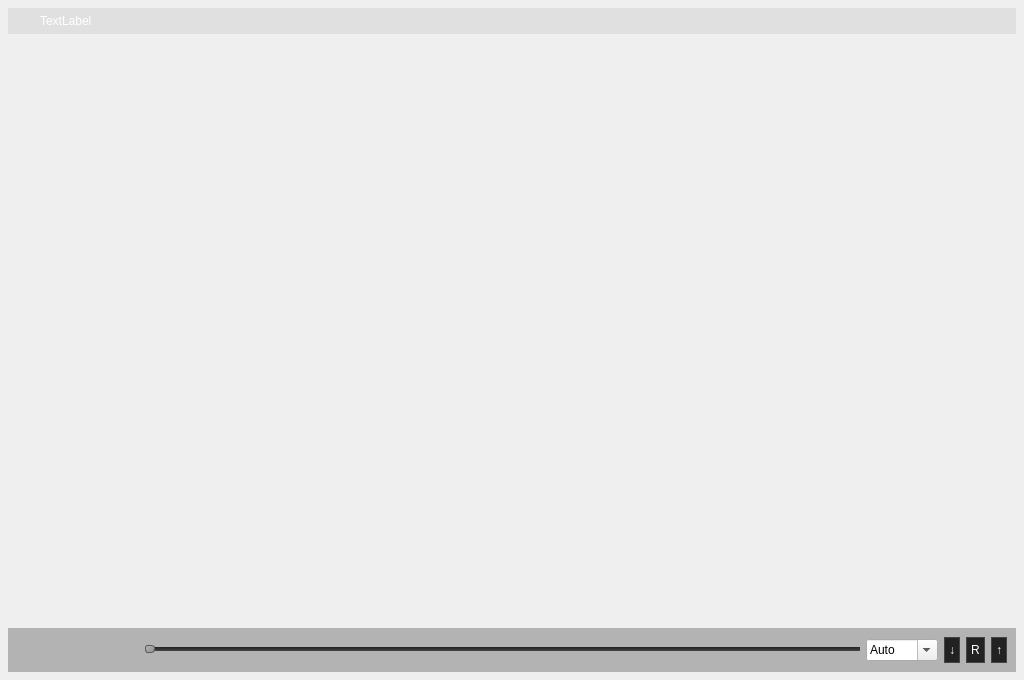
<?xml version="1.0" encoding="UTF-8"?>
<ui version="4.0">
 <class>MainWindow</class>
 <widget class="QMainWindow" name="MainWindow">
  <property name="geometry">
   <rect>
    <x>0</x>
    <y>0</y>
    <width>1024</width>
    <height>680</height>
   </rect>
  </property>
  <property name="minimumSize">
   <size>
    <width>800</width>
    <height>680</height>
   </size>
  </property>
  <property name="mouseTracking">
   <bool>true</bool>
  </property>
  <property name="windowTitle">
   <string>MainWindow</string>
  </property>
  <property name="styleSheet">
   <string notr="true">*{
    font: 9pt &quot;微软雅黑&quot;;
}
#widgetTitle{
    background-color: rgba(0, 0, 0, 16);
}
#widgetPlayBar{
    background-color: rgba(0, 0, 0, 64);
}
QLabel
{
    color: #FFFFFF;
}
/* === QPushButton === */
QPushButton {
    border: 1px solid #444444;
    padding: 4px;
    color: #FFFFFF;
    background-color: #222222;
}
 
QPushButton:hover {
    background-color: #333333;
    border-color: #444444;
}
 
QPushButton:pressed {
    background-color: #111111;
    border-color: #333333;
    color: yellow;
}
 
QPushButton:disabled {
    color: #333333;
}
</string>
  </property>
  <widget class="QWidget" name="centralWidget">
   <layout class="QVBoxLayout" name="verticalLayout">
    <property name="spacing">
     <number>0</number>
    </property>
    <property name="leftMargin">
     <number>8</number>
    </property>
    <property name="topMargin">
     <number>8</number>
    </property>
    <property name="rightMargin">
     <number>8</number>
    </property>
    <property name="bottomMargin">
     <number>8</number>
    </property>
    <item>
     <widget class="QTabLineGLWidget" name="widgetPlayer" native="true">
      <layout class="QVBoxLayout" name="verticalLayout_2">
       <property name="leftMargin">
        <number>0</number>
       </property>
       <property name="topMargin">
        <number>0</number>
       </property>
       <property name="rightMargin">
        <number>0</number>
       </property>
       <property name="bottomMargin">
        <number>0</number>
       </property>
       <item>
        <widget class="QWidget" name="widgetTitle" native="true">
         <property name="sizePolicy">
          <sizepolicy hsizetype="Expanding" vsizetype="Preferred">
           <horstretch>0</horstretch>
           <verstretch>0</verstretch>
          </sizepolicy>
         </property>
         <property name="maximumSize">
          <size>
           <width>16777215</width>
           <height>32</height>
          </size>
         </property>
         <layout class="QHBoxLayout" name="horizontalLayout">
          <property name="spacing">
           <number>0</number>
          </property>
          <property name="leftMargin">
           <number>0</number>
          </property>
          <property name="topMargin">
           <number>0</number>
          </property>
          <property name="rightMargin">
           <number>0</number>
          </property>
          <property name="bottomMargin">
           <number>0</number>
          </property>
          <item>
           <widget class="QLabel" name="labelTitle">
            <property name="sizePolicy">
             <sizepolicy hsizetype="Expanding" vsizetype="Preferred">
              <horstretch>0</horstretch>
              <verstretch>0</verstretch>
             </sizepolicy>
            </property>
            <property name="styleSheet">
             <string notr="true">background-image: url(:/image/resource/image/logo_26.png);
background-repeat: no;</string>
            </property>
            <property name="text">
             <string>TextLabel</string>
            </property>
            <property name="indent">
             <number>32</number>
            </property>
           </widget>
          </item>
          <item>
           <widget class="QPushButton" name="pushButtonMin">
            <property name="minimumSize">
             <size>
              <width>26</width>
              <height>26</height>
             </size>
            </property>
            <property name="maximumSize">
             <size>
              <width>26</width>
              <height>26</height>
             </size>
            </property>
            <property name="styleSheet">
             <string notr="true">QPushButton {
    border: 0px;
    width: 26px;
	background-color: rgba(255, 255, 255, 0);
	border-image: url(:/image/resource/image/btn_min.png) 0 52 0 0;
}
 
QPushButton:hover {
	background-color: rgba(255, 255, 255, 0);
	border-image: url(:/image/resource/image/btn_min.png) 0 26 0 26;
}
 
QPushButton:pressed {
	background-color: rgba(255, 255, 255, 0);
	border-image: url(:/image/resource/image/btn_min.png) 0 0 0 52;
}
 
QPushButton:disabled {
	background-color: rgba(255, 255, 255, 0);
}
</string>
            </property>
            <property name="text">
             <string/>
            </property>
           </widget>
          </item>
          <item>
           <widget class="QPushButton" name="pushButtonMax">
            <property name="minimumSize">
             <size>
              <width>26</width>
              <height>26</height>
             </size>
            </property>
            <property name="maximumSize">
             <size>
              <width>26</width>
              <height>26</height>
             </size>
            </property>
            <property name="styleSheet">
             <string notr="true">QPushButton {
    border: 0px;
    width: 26px;
	background-color: rgba(255, 255, 255, 0);
	border-image: url(:/image/resource/image/btn_max.png) 0 52 0 0;
}
 
QPushButton:hover {
	background-color: rgba(255, 255, 255, 0);
	border-image: url(:/image/resource/image/btn_max.png) 0 26 0 26;
}
 
QPushButton:pressed {
	background-color: rgba(255, 255, 255, 0);
	border-image: url(:/image/resource/image/btn_max.png) 0 0 0 52;
}
 
QPushButton:disabled {
	background-color: rgba(255, 255, 255, 0);
}
</string>
            </property>
            <property name="text">
             <string/>
            </property>
           </widget>
          </item>
          <item>
           <widget class="QPushButton" name="pushButtonClose">
            <property name="minimumSize">
             <size>
              <width>26</width>
              <height>26</height>
             </size>
            </property>
            <property name="maximumSize">
             <size>
              <width>26</width>
              <height>26</height>
             </size>
            </property>
            <property name="styleSheet">
             <string notr="true">QPushButton {
    border: 0px;
    width: 26px;
	background-color: rgba(255, 255, 255, 0);
	border-image: url(:/image/resource/image/btn_close.png) 0 52 0 0;
}
 
QPushButton:hover {
	background-color: rgba(255, 255, 255, 0);
	border-image: url(:/image/resource/image/btn_close.png) 0 26 0 26;
}
 
QPushButton:pressed {
	background-color: rgba(255, 255, 255, 0);
	border-image: url(:/image/resource/image/btn_close.png) 0 0 0 52;
}
 
QPushButton:disabled {
	background-color: rgba(255, 255, 255, 0);
}
</string>
            </property>
            <property name="text">
             <string/>
            </property>
           </widget>
          </item>
         </layout>
        </widget>
       </item>
       <item>
        <spacer name="verticalSpacer">
         <property name="orientation">
          <enum>Qt::Vertical</enum>
         </property>
         <property name="sizeHint" stdset="0">
          <size>
           <width>20</width>
           <height>50</height>
          </size>
         </property>
        </spacer>
       </item>
       <item>
        <widget class="QWidget" name="widgetPlayBar" native="true">
         <property name="sizePolicy">
          <sizepolicy hsizetype="Expanding" vsizetype="Preferred">
           <horstretch>0</horstretch>
           <verstretch>0</verstretch>
          </sizepolicy>
         </property>
         <property name="styleSheet">
          <string notr="true">#widgetPlayBar{
background-color: rgba(0, 0, 0, 64);
}</string>
         </property>
         <layout class="QHBoxLayout" name="horizontalLayout_3">
          <property name="leftMargin">
           <number>9</number>
          </property>
          <property name="topMargin">
           <number>9</number>
          </property>
          <property name="rightMargin">
           <number>9</number>
          </property>
          <property name="bottomMargin">
           <number>9</number>
          </property>
          <item>
           <widget class="QPushButton" name="pushButtonOpen">
            <property name="maximumSize">
             <size>
              <width>26</width>
              <height>26</height>
             </size>
            </property>
            <property name="styleSheet">
             <string notr="true">QPushButton {
    border: 0px;
	background-color: rgba(255, 255, 255, 0);
	border-image: url(:/image/resource/image/btn_open.png) 0 52 0 0;
}
 
QPushButton:hover {
	background-color: rgba(255, 255, 255, 0);
	border-image: url(:/image/resource/image/btn_open.png) 0 26 0 26;
}
 
QPushButton:pressed {
	background-color: rgba(255, 255, 255, 0);
	border-image: url(:/image/resource/image/btn_open.png) 0 0 0 52;
}
 
QPushButton:disabled {
	background-color: rgba(255, 255, 255, 0);
}
</string>
            </property>
            <property name="text">
             <string/>
            </property>
           </widget>
          </item>
          <item>
           <widget class="QPushButton" name="btnLeft">
            <property name="minimumSize">
             <size>
              <width>26</width>
              <height>26</height>
             </size>
            </property>
            <property name="maximumSize">
             <size>
              <width>26</width>
              <height>26</height>
             </size>
            </property>
            <property name="styleSheet">
             <string notr="true">QPushButton {
    border: 0px;
	background-color: rgba(255, 255, 255, 0);
	border-image: url(:/image/resource/image/btn_prev.png) 0 52 0 0;
}
 
QPushButton:hover {
	background-color: rgba(255, 255, 255, 0);
	border-image: url(:/image/resource/image/btn_prev.png) 0 26 0 26;
}
 
QPushButton:pressed {
	background-color: rgba(255, 255, 255, 0);
	border-image: url(:/image/resource/image/btn_prev.png) 0 0 0 52;
}
 
QPushButton:disabled {
	background-color: rgba(255, 255, 255, 0);
}
</string>
            </property>
            <property name="text">
             <string/>
            </property>
           </widget>
          </item>
          <item>
           <widget class="QPushButton" name="btnPlay">
            <property name="minimumSize">
             <size>
              <width>26</width>
              <height>26</height>
             </size>
            </property>
            <property name="maximumSize">
             <size>
              <width>26</width>
              <height>26</height>
             </size>
            </property>
            <property name="styleSheet">
             <string notr="true">QPushButton {
    border: 0px;
	background-color: rgba(255, 255, 255, 0);
	border-image: url(:/image/resource/image/btn_play.png) 0 52 0 0;
}
 
QPushButton:hover {
	background-color: rgba(255, 255, 255, 0);
	border-image: url(:/image/resource/image/btn_play.png) 0 26 0 26;
}
 
QPushButton:pressed {
	background-color: rgba(255, 255, 255, 0);
	border-image: url(:/image/resource/image/btn_play.png) 0 0 0 52;
}
 
QPushButton:disabled {
	background-color: rgba(255, 255, 255, 0);
}
</string>
            </property>
            <property name="text">
             <string/>
            </property>
           </widget>
          </item>
          <item>
           <widget class="QPushButton" name="btnRight">
            <property name="minimumSize">
             <size>
              <width>26</width>
              <height>26</height>
             </size>
            </property>
            <property name="maximumSize">
             <size>
              <width>26</width>
              <height>26</height>
             </size>
            </property>
            <property name="styleSheet">
             <string notr="true">QPushButton {
    border: 0px;
	background-color: rgba(255, 255, 255, 0);
	border-image: url(:/image/resource/image/btn_next.png) 0 52 0 0;
}
 
QPushButton:hover {
	background-color: rgba(255, 255, 255, 0);
	border-image: url(:/image/resource/image/btn_next.png) 0 26 0 26;
}
 
QPushButton:pressed {
	background-color: rgba(255, 255, 255, 0);
	border-image: url(:/image/resource/image/btn_next.png) 0 0 0 52;
}
 
QPushButton:disabled {
	background-color: rgba(255, 255, 255, 0);
}
</string>
            </property>
            <property name="text">
             <string/>
            </property>
           </widget>
          </item>
          <item>
           <widget class="QSlider" name="progress">
            <property name="styleSheet">
             <string notr="true">QSlider::groove:horizontal {
    border: 0px;
    height: 4px;
    background: qlineargradient(x1:0, y1:0, x2:0, y2:1, stop:0 #212121, stop:1 #444444);
    margin: 2px 0;
}

QSlider::handle:horizontal {
    background: qlineargradient(x1:0, y1:0, x2:1, y2:1, stop:0 #b4b4b4, stop:1 #8f8f8f);
    border: 1px solid #5c5c5c;
    width: 8px;
    margin: -2px 0;
    border-radius: 3px;
}
QSlider::add-page:vertical {
  background: white;
}

QSlider::sub-page:vertical {
  background: pink;
}</string>
            </property>
            <property name="pageStep">
             <number>1</number>
            </property>
            <property name="orientation">
             <enum>Qt::Horizontal</enum>
            </property>
           </widget>
          </item>
          <item>
           <widget class="QLineHeightComboBox" name="comboBoxLineHeight">
            <property name="editable">
             <bool>true</bool>
            </property>
            <property name="currentText">
             <string>Auto</string>
            </property>
           </widget>
          </item>
          <item>
           <widget class="QPushButton" name="btnSlowDown">
            <property name="minimumSize">
             <size>
              <width>0</width>
              <height>0</height>
             </size>
            </property>
            <property name="maximumSize">
             <size>
              <width>40</width>
              <height>40</height>
             </size>
            </property>
            <property name="toolTip">
             <string>Slow down</string>
            </property>
            <property name="text">
             <string>↓</string>
            </property>
           </widget>
          </item>
          <item>
           <widget class="QPushButton" name="btnResetSpeed">
            <property name="minimumSize">
             <size>
              <width>0</width>
              <height>0</height>
             </size>
            </property>
            <property name="maximumSize">
             <size>
              <width>40</width>
              <height>40</height>
             </size>
            </property>
            <property name="toolTip">
             <string>Reset speed</string>
            </property>
            <property name="text">
             <string>R</string>
            </property>
           </widget>
          </item>
          <item>
           <widget class="QPushButton" name="btnSpeedUp">
            <property name="minimumSize">
             <size>
              <width>0</width>
              <height>0</height>
             </size>
            </property>
            <property name="maximumSize">
             <size>
              <width>40</width>
              <height>40</height>
             </size>
            </property>
            <property name="toolTip">
             <string>Speed up</string>
            </property>
            <property name="text">
             <string>↑</string>
            </property>
           </widget>
          </item>
         </layout>
        </widget>
       </item>
      </layout>
     </widget>
    </item>
   </layout>
  </widget>
  <action name="actionOpen">
   <property name="text">
    <string>Open(&amp;O)</string>
   </property>
  </action>
  <action name="actionExit">
   <property name="text">
    <string>Exit(&amp;E)</string>
   </property>
  </action>
 </widget>
 <layoutdefault spacing="6" margin="11"/>
 <customwidgets>
  <customwidget>
   <class>QTabLineGLWidget</class>
   <extends>QWidget</extends>
   <header location="global">qtablineglwidget.h</header>
   <container>1</container>
  </customwidget>
  <customwidget>
   <class>QLineHeightComboBox</class>
   <extends>QComboBox</extends>
   <header>qlineheightcombobox.h</header>
  </customwidget>
 </customwidgets>
 <resources/>
 <connections/>
</ui>
